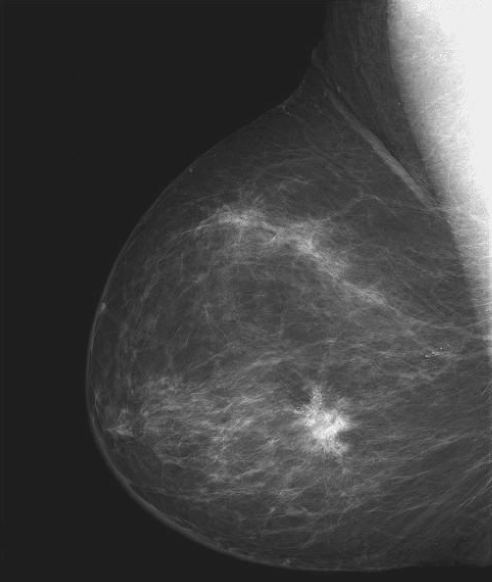
%> input picture chapter02/Fig0203(a).tif, 984 x 1164 px (shown at 1/2 size)
$ octave Example_2_4.m   (GNU Octave 9; MATLAB toolbox functions it lacks are replaced by stand-ins)
%> lines starting %> are read from the running program, lines starting %| are printed output that depends on the picture
f = imread('Fig0203(a).tif');
%> f is the input picture: size 1164x984 uint8; min 21, max 255, mean 66.6
figure(1),
subplot(2, 2, 1), imhist(f), title('imhist');

h = imhist(f, 25);
%> h = 25 values, max 418070 at index 4, min 0 at index 1, mean 45815
horz = linspace(0, 255, 25);
subplot(2, 2, 2);
bar(horz, h);
axis([0 255 0 60000]);
set(gca, 'xtick', 0:50:255);
set(gca, 'ytick', 0:20000:60000);
title('bar');

subplot(2, 2, 3);
stem(horz, h, 'fill');
axis([0 255 0 60000]);
set(gca, 'xtick', 0:50:255);
set(gca, 'ytick', 0:20000:60000);
title('stem');

hc = imhist(f);
%> hc = 256 values, max 392231 at index 31, min 0 at index 1, mean 4474.1
subplot(2, 2, 4);
plot(hc); % Use the default values.
axis([0 255 0 25000]);
set(gca, 'xtick', [0:50:255]);
set(gca, 'ytick', [0:2000:15000]);
title('plot');
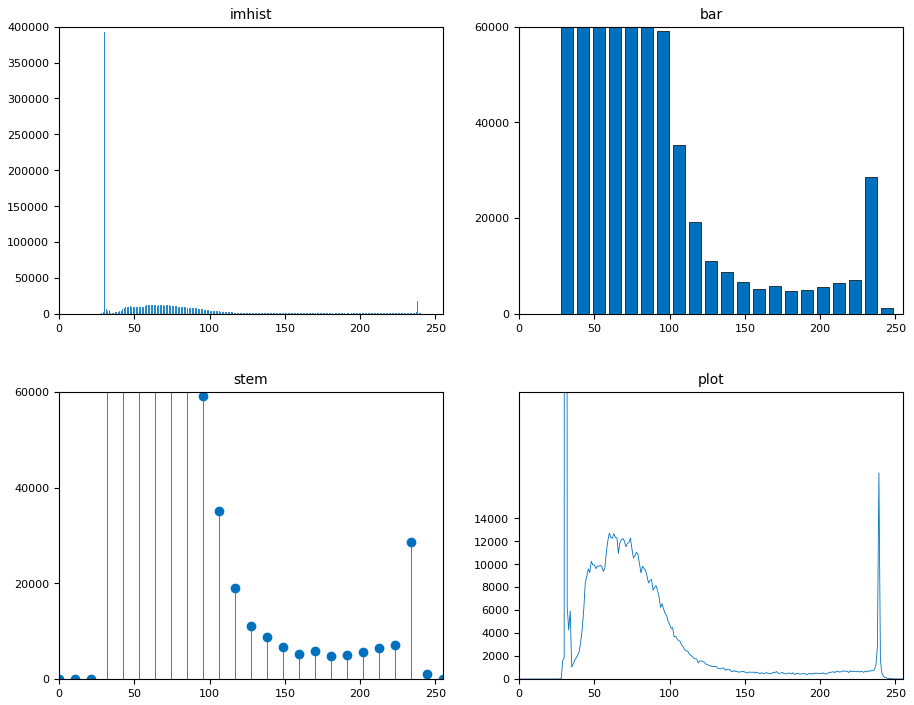
%> figure redrawn from the program's plot data, 4 panels; panel 1: highest point at x = 30, y = 392231; panel 2: tallest bar 418070 high, from x = 27.62 to 36.12; panel 3: highest point at x = 31.88, y = 418070, above the top of the axes

$ run again, with chapter02/Fig0205(a).tif copied over chapter02/Fig0203(a).tif
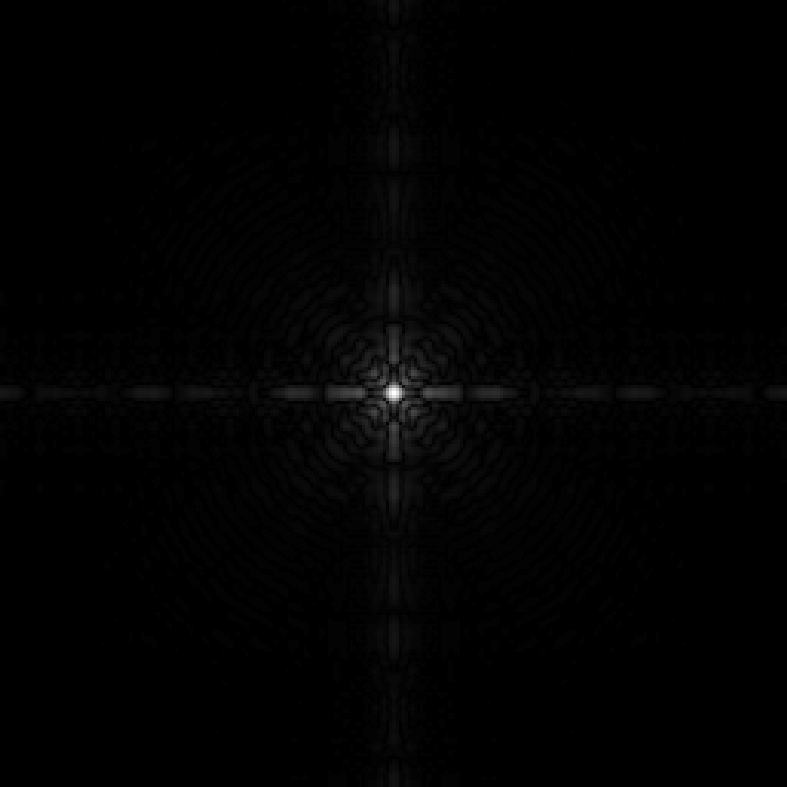
%> input picture chapter02/Fig0205(a).tif, 787 x 787 px
%> f is the input picture: size 787x787 uint8; min 0, max 255, mean 2.1
%> h = 25 values, max 546929 at index 1, min 0 at index 10, mean 24774.8
%> hc = 256 values, max 422685 at index 1, min 0 at index 2, mean 2419.4
%> `title('plot');`:
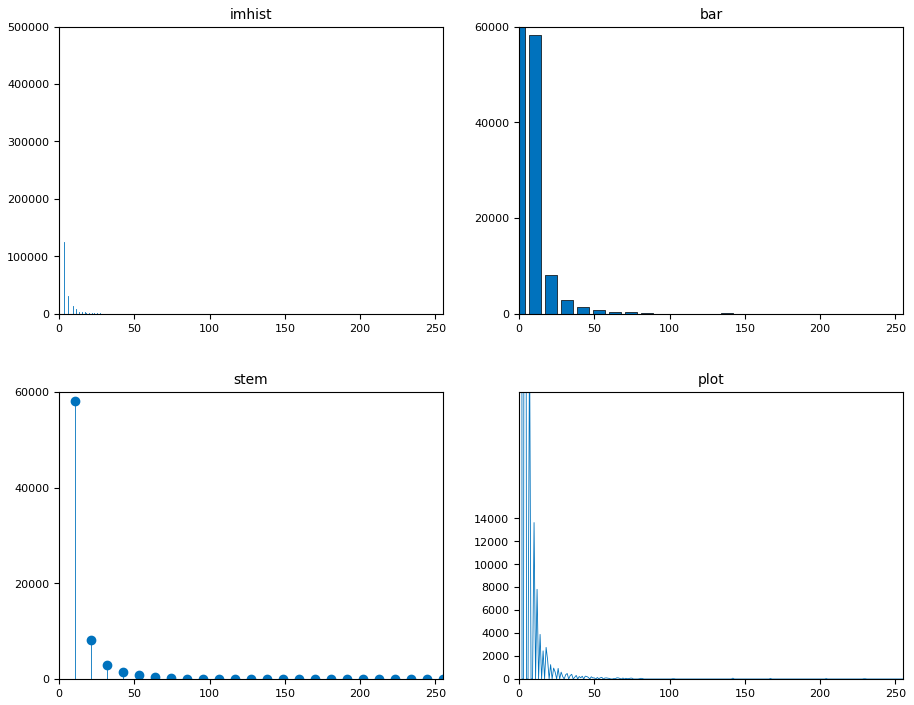
%> figure redrawn from the program's plot data, 4 panels; panel 1: highest point at x = 0, y = 422685; panel 2: tallest bar 546929 high, from x = -4.25 to 4.25; panel 3: highest point at x = 0, y = 546929, above the top of the axes

$ run again, with chapter02/Fig0206(a).tif copied over chapter02/Fig0203(a).tif
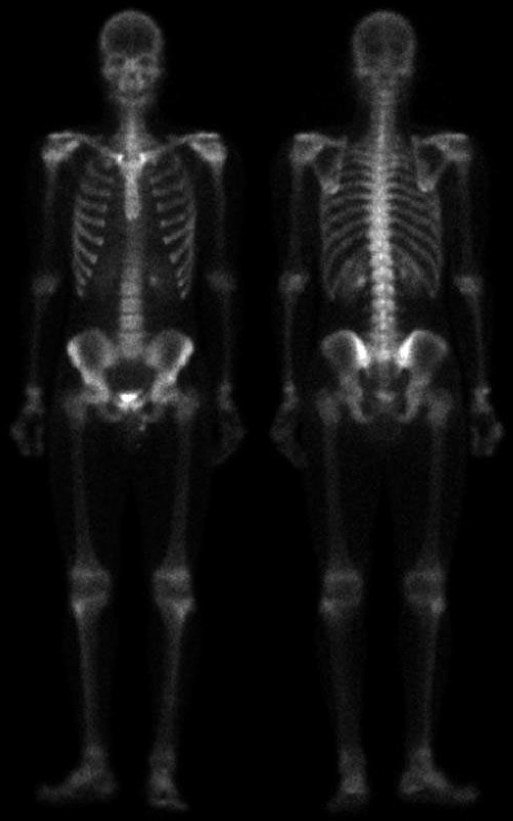
%> input picture chapter02/Fig0206(a).tif, 1026 x 1641 px (shown at 1/2 size)
%> f is the input picture: size 1641x1026 uint8; min 0, max 255, mean 17.1
%> h = 25 values, max 897703 at index 1, min 252 at index 24, mean 67346.6
%> hc = 256 values, max 698816 at index 1, min 4 at index 233, mean 6576.8
%> `title('plot');`:
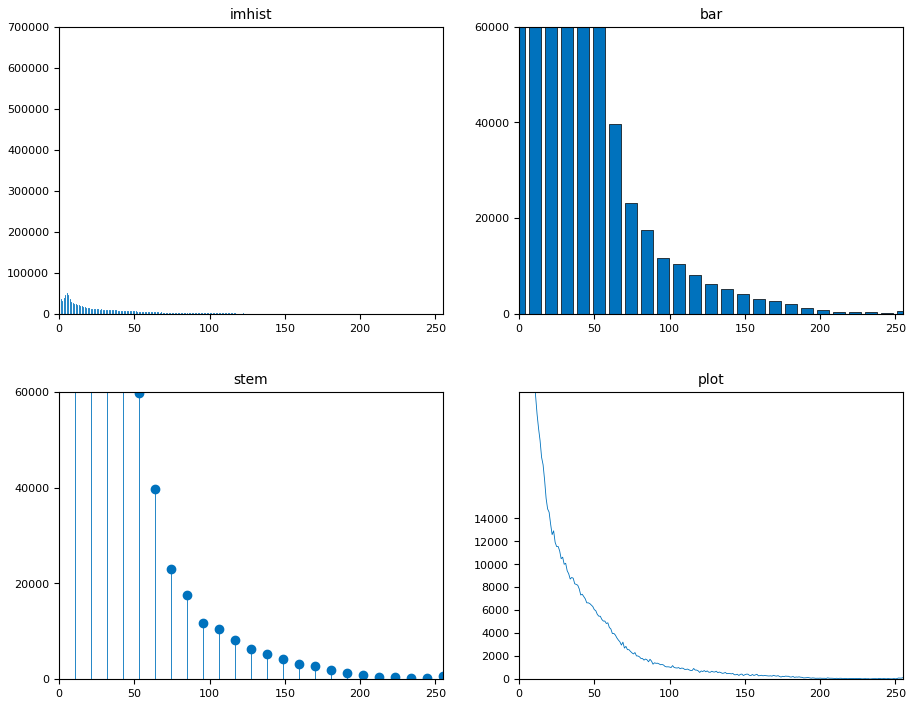
%> figure redrawn from the program's plot data, 4 panels; panel 1: highest point at x = 0, y = 698816; panel 2: tallest bar 897703 high, from x = -4.25 to 4.25; panel 3: highest point at x = 0, y = 897703, above the top of the axes

$ run again, with chapter02/Fig0208(a).tif copied over chapter02/Fig0203(a).tif
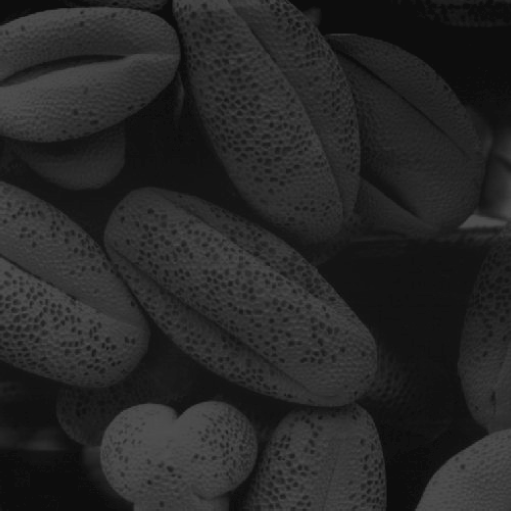
%> input picture chapter02/Fig0208(a).tif, 1021 x 1021 px (shown at 1/2 size)
%> f is the input picture: size 1021x1021 uint8; min 13, max 83, mean 38.8
%> h = 25 values, max 250053 at index 3, min 0 at index 1, mean 41697.6
%> hc = 256 values, max 73608 at index 14, min 0 at index 1, mean 4072
%> `title('plot');`:
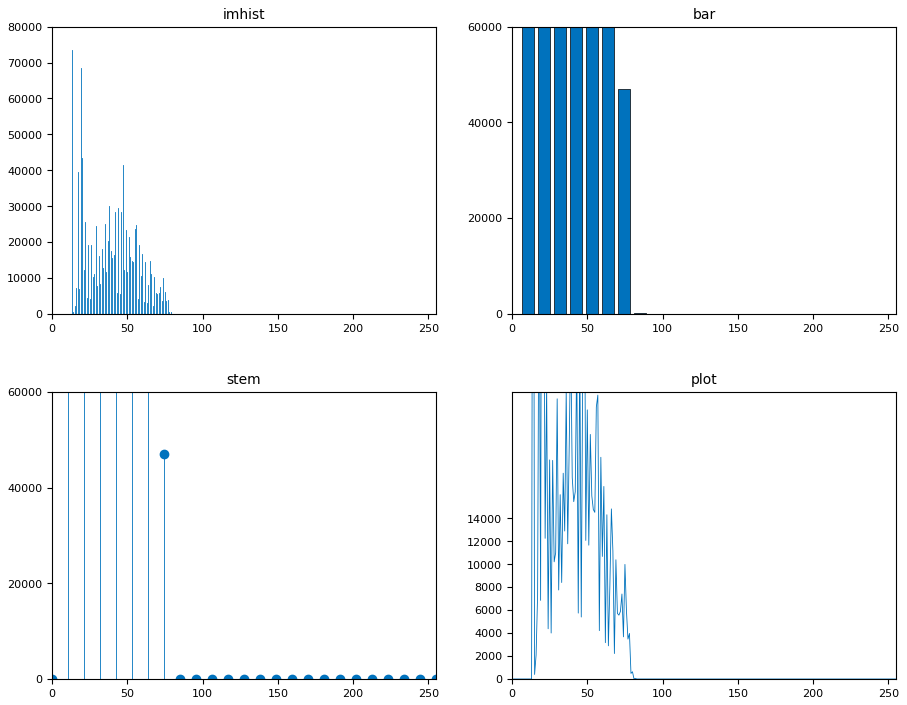
%> figure redrawn from the program's plot data, 4 panels; panel 1: highest point at x = 13, y = 73608; panel 2: tallest bar 250053 high, from x = 17 to 25.5; panel 3: highest point at x = 21.25, y = 250053, above the top of the axes
